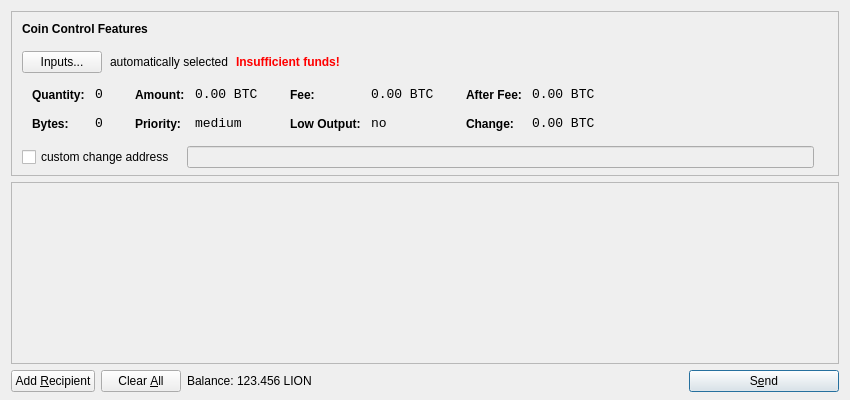
<?xml version="1.0" encoding="UTF-8"?>
<ui version="4.0">
 <class>SendCoinsDialog</class>
 <widget class="QDialog" name="SendCoinsDialog">
  <property name="geometry">
   <rect>
    <x>0</x>
    <y>0</y>
    <width>850</width>
    <height>400</height>
   </rect>
  </property>
  <property name="windowTitle">
   <string>Send Coins</string>
  </property>
  <layout class="QVBoxLayout" name="verticalLayout" stretch="0,1,0">
   <property name="bottomMargin">
    <number>8</number>
   </property>
   <item>
    <widget class="QFrame" name="frameCoinControl">
     <property name="sizePolicy">
      <sizepolicy hsizetype="Expanding" vsizetype="Expanding">
       <horstretch>0</horstretch>
       <verstretch>0</verstretch>
      </sizepolicy>
     </property>
     <property name="maximumSize">
      <size>
       <width>16777215</width>
       <height>16777215</height>
      </size>
     </property>
     <property name="frameShape">
      <enum>QFrame::StyledPanel</enum>
     </property>
     <property name="frameShadow">
      <enum>QFrame::Sunken</enum>
     </property>
     <layout class="QVBoxLayout" name="verticalLayoutCoinControl2">
      <property name="spacing">
       <number>-1</number>
      </property>
      <property name="leftMargin">
       <number>0</number>
      </property>
      <property name="topMargin">
       <number>0</number>
      </property>
      <property name="rightMargin">
       <number>0</number>
      </property>
      <property name="bottomMargin">
       <number>6</number>
      </property>
      <item>
       <layout class="QVBoxLayout" name="verticalLayoutCoinControl" stretch="0,0,0,0,1">
        <property name="spacing">
         <number>0</number>
        </property>
        <property name="leftMargin">
         <number>10</number>
        </property>
        <property name="topMargin">
         <number>10</number>
        </property>
        <item>
         <layout class="QHBoxLayout" name="horizontalLayoutCoinControl1">
          <property name="bottomMargin">
           <number>15</number>
          </property>
          <item>
           <widget class="QLabel" name="labelCoinControlFeatures">
            <property name="sizePolicy">
             <sizepolicy hsizetype="Preferred" vsizetype="Maximum">
              <horstretch>0</horstretch>
              <verstretch>0</verstretch>
             </sizepolicy>
            </property>
            <property name="font">
             <font>
              <weight>75</weight>
              <bold>true</bold>
             </font>
            </property>
            <property name="styleSheet">
             <string notr="true">font-weight:bold;</string>
            </property>
            <property name="text">
             <string>Coin Control Features</string>
            </property>
           </widget>
          </item>
         </layout>
        </item>
        <item>
         <layout class="QHBoxLayout" name="horizontalLayoutCoinControl2" stretch="0,0,0,0">
          <property name="spacing">
           <number>8</number>
          </property>
          <property name="bottomMargin">
           <number>10</number>
          </property>
          <item>
           <widget class="QPushButton" name="pushButtonCoinControl">
            <property name="styleSheet">
             <string notr="true"/>
            </property>
            <property name="text">
             <string>Inputs...</string>
            </property>
           </widget>
          </item>
          <item>
           <widget class="QLabel" name="labelCoinControlAutomaticallySelected">
            <property name="text">
             <string>automatically selected</string>
            </property>
            <property name="margin">
             <number>5</number>
            </property>
           </widget>
          </item>
          <item>
           <widget class="QLabel" name="labelCoinControlInsuffFunds">
            <property name="font">
             <font>
              <weight>75</weight>
              <bold>true</bold>
             </font>
            </property>
            <property name="styleSheet">
             <string notr="true">color:red;font-weight:bold;</string>
            </property>
            <property name="text">
             <string>Insufficient funds!</string>
            </property>
            <property name="margin">
             <number>5</number>
            </property>
           </widget>
          </item>
          <item>
           <spacer name="horizontalSpacerCoinControl">
            <property name="orientation">
             <enum>Qt::Horizontal</enum>
            </property>
            <property name="sizeHint" stdset="0">
             <size>
              <width>40</width>
              <height>1</height>
             </size>
            </property>
           </spacer>
          </item>
         </layout>
        </item>
        <item>
         <widget class="QWidget" name="widgetCoinControl" native="true">
          <property name="sizePolicy">
           <sizepolicy hsizetype="Preferred" vsizetype="Preferred">
            <horstretch>0</horstretch>
            <verstretch>0</verstretch>
           </sizepolicy>
          </property>
          <property name="minimumSize">
           <size>
            <width>0</width>
            <height>0</height>
           </size>
          </property>
          <property name="styleSheet">
           <string notr="true"/>
          </property>
          <layout class="QHBoxLayout" name="horizontalLayoutCoinControl5">
           <property name="margin">
            <number>0</number>
           </property>
           <item>
            <layout class="QHBoxLayout" name="horizontalLayoutCoinControl3" stretch="0,0,0,1">
             <property name="spacing">
              <number>20</number>
             </property>
             <property name="topMargin">
              <number>0</number>
             </property>
             <property name="bottomMargin">
              <number>10</number>
             </property>
             <item>
              <layout class="QFormLayout" name="formLayoutCoinControl1">
               <property name="horizontalSpacing">
                <number>10</number>
               </property>
               <property name="verticalSpacing">
                <number>14</number>
               </property>
               <property name="leftMargin">
                <number>10</number>
               </property>
               <property name="topMargin">
                <number>4</number>
               </property>
               <property name="rightMargin">
                <number>6</number>
               </property>
               <item row="0" column="0">
                <widget class="QLabel" name="labelCoinControlQuantityText">
                 <property name="styleSheet">
                  <string notr="true">font-weight:bold;</string>
                 </property>
                 <property name="text">
                  <string>Quantity:</string>
                 </property>
                 <property name="margin">
                  <number>0</number>
                 </property>
                </widget>
               </item>
               <item row="0" column="1">
                <widget class="QLabel" name="labelCoinControlQuantity">
                 <property name="font">
                  <font>
                   <family>Monospace</family>
                   <pointsize>10</pointsize>
                  </font>
                 </property>
                 <property name="cursor">
                  <cursorShape>IBeamCursor</cursorShape>
                 </property>
                 <property name="contextMenuPolicy">
                  <enum>Qt::ActionsContextMenu</enum>
                 </property>
                 <property name="text">
                  <string notr="true">0</string>
                 </property>
                 <property name="margin">
                  <number>0</number>
                 </property>
                 <property name="textInteractionFlags">
                  <set>Qt::LinksAccessibleByMouse|Qt::TextSelectableByKeyboard|Qt::TextSelectableByMouse</set>
                 </property>
                </widget>
               </item>
               <item row="1" column="0">
                <widget class="QLabel" name="labelCoinControlBytesText">
                 <property name="styleSheet">
                  <string notr="true">font-weight:bold;</string>
                 </property>
                 <property name="text">
                  <string>Bytes:</string>
                 </property>
                </widget>
               </item>
               <item row="1" column="1">
                <widget class="QLabel" name="labelCoinControlBytes">
                 <property name="font">
                  <font>
                   <family>Monospace</family>
                   <pointsize>10</pointsize>
                  </font>
                 </property>
                 <property name="cursor">
                  <cursorShape>IBeamCursor</cursorShape>
                 </property>
                 <property name="contextMenuPolicy">
                  <enum>Qt::ActionsContextMenu</enum>
                 </property>
                 <property name="text">
                  <string notr="true">0</string>
                 </property>
                 <property name="textInteractionFlags">
                  <set>Qt::LinksAccessibleByMouse|Qt::TextSelectableByKeyboard|Qt::TextSelectableByMouse</set>
                 </property>
                </widget>
               </item>
              </layout>
             </item>
             <item>
              <layout class="QFormLayout" name="formLayoutCoinControl2">
               <property name="horizontalSpacing">
                <number>10</number>
               </property>
               <property name="verticalSpacing">
                <number>14</number>
               </property>
               <property name="leftMargin">
                <number>6</number>
               </property>
               <property name="topMargin">
                <number>4</number>
               </property>
               <property name="rightMargin">
                <number>6</number>
               </property>
               <item row="0" column="0">
                <widget class="QLabel" name="labelCoinControlAmountText">
                 <property name="styleSheet">
                  <string notr="true">font-weight:bold;</string>
                 </property>
                 <property name="text">
                  <string>Amount:</string>
                 </property>
                 <property name="margin">
                  <number>0</number>
                 </property>
                </widget>
               </item>
               <item row="0" column="1">
                <widget class="QLabel" name="labelCoinControlAmount">
                 <property name="font">
                  <font>
                   <family>Monospace</family>
                   <pointsize>10</pointsize>
                  </font>
                 </property>
                 <property name="cursor">
                  <cursorShape>IBeamCursor</cursorShape>
                 </property>
                 <property name="contextMenuPolicy">
                  <enum>Qt::ActionsContextMenu</enum>
                 </property>
                 <property name="text">
                  <string notr="true">0.00 BTC</string>
                 </property>
                 <property name="textInteractionFlags">
                  <set>Qt::LinksAccessibleByMouse|Qt::TextSelectableByKeyboard|Qt::TextSelectableByMouse</set>
                 </property>
                </widget>
               </item>
               <item row="1" column="0">
                <widget class="QLabel" name="labelCoinControlPriorityText">
                 <property name="styleSheet">
                  <string notr="true">font-weight:bold;</string>
                 </property>
                 <property name="text">
                  <string>Priority:</string>
                 </property>
                </widget>
               </item>
               <item row="1" column="1">
                <widget class="QLabel" name="labelCoinControlPriority">
                 <property name="font">
                  <font>
                   <family>Monospace</family>
                   <pointsize>10</pointsize>
                  </font>
                 </property>
                 <property name="cursor">
                  <cursorShape>IBeamCursor</cursorShape>
                 </property>
                 <property name="contextMenuPolicy">
                  <enum>Qt::ActionsContextMenu</enum>
                 </property>
                 <property name="text">
                  <string>medium</string>
                 </property>
                 <property name="textInteractionFlags">
                  <set>Qt::LinksAccessibleByMouse|Qt::TextSelectableByKeyboard|Qt::TextSelectableByMouse</set>
                 </property>
                </widget>
               </item>
              </layout>
             </item>
             <item>
              <layout class="QFormLayout" name="formLayoutCoinControl3">
               <property name="horizontalSpacing">
                <number>10</number>
               </property>
               <property name="verticalSpacing">
                <number>14</number>
               </property>
               <property name="leftMargin">
                <number>6</number>
               </property>
               <property name="topMargin">
                <number>4</number>
               </property>
               <property name="rightMargin">
                <number>6</number>
               </property>
               <item row="0" column="0">
                <widget class="QLabel" name="labelCoinControlFeeText">
                 <property name="styleSheet">
                  <string notr="true">font-weight:bold;</string>
                 </property>
                 <property name="text">
                  <string>Fee:</string>
                 </property>
                 <property name="margin">
                  <number>0</number>
                 </property>
                </widget>
               </item>
               <item row="0" column="1">
                <widget class="QLabel" name="labelCoinControlFee">
                 <property name="font">
                  <font>
                   <family>Monospace</family>
                   <pointsize>10</pointsize>
                  </font>
                 </property>
                 <property name="cursor">
                  <cursorShape>IBeamCursor</cursorShape>
                 </property>
                 <property name="contextMenuPolicy">
                  <enum>Qt::ActionsContextMenu</enum>
                 </property>
                 <property name="text">
                  <string notr="true">0.00 BTC</string>
                 </property>
                 <property name="textInteractionFlags">
                  <set>Qt::LinksAccessibleByMouse|Qt::TextSelectableByKeyboard|Qt::TextSelectableByMouse</set>
                 </property>
                </widget>
               </item>
               <item row="1" column="0">
                <widget class="QLabel" name="labelCoinControlLowOutputText">
                 <property name="styleSheet">
                  <string notr="true">font-weight:bold;</string>
                 </property>
                 <property name="text">
                  <string>Low Output:</string>
                 </property>
                </widget>
               </item>
               <item row="1" column="1">
                <widget class="QLabel" name="labelCoinControlLowOutput">
                 <property name="font">
                  <font>
                   <family>Monospace</family>
                   <pointsize>10</pointsize>
                  </font>
                 </property>
                 <property name="cursor">
                  <cursorShape>IBeamCursor</cursorShape>
                 </property>
                 <property name="contextMenuPolicy">
                  <enum>Qt::ActionsContextMenu</enum>
                 </property>
                 <property name="text">
                  <string>no</string>
                 </property>
                 <property name="textInteractionFlags">
                  <set>Qt::LinksAccessibleByMouse|Qt::TextSelectableByKeyboard|Qt::TextSelectableByMouse</set>
                 </property>
                </widget>
               </item>
              </layout>
             </item>
             <item>
              <layout class="QFormLayout" name="formLayoutCoinControl4">
               <property name="horizontalSpacing">
                <number>10</number>
               </property>
               <property name="verticalSpacing">
                <number>14</number>
               </property>
               <property name="leftMargin">
                <number>6</number>
               </property>
               <property name="topMargin">
                <number>4</number>
               </property>
               <property name="rightMargin">
                <number>6</number>
               </property>
               <item row="0" column="0">
                <widget class="QLabel" name="labelCoinControlAfterFeeText">
                 <property name="styleSheet">
                  <string notr="true">font-weight:bold;</string>
                 </property>
                 <property name="text">
                  <string>After Fee:</string>
                 </property>
                 <property name="margin">
                  <number>0</number>
                 </property>
                </widget>
               </item>
               <item row="0" column="1">
                <widget class="QLabel" name="labelCoinControlAfterFee">
                 <property name="font">
                  <font>
                   <family>Monospace</family>
                   <pointsize>10</pointsize>
                  </font>
                 </property>
                 <property name="cursor">
                  <cursorShape>IBeamCursor</cursorShape>
                 </property>
                 <property name="contextMenuPolicy">
                  <enum>Qt::ActionsContextMenu</enum>
                 </property>
                 <property name="text">
                  <string notr="true">0.00 BTC</string>
                 </property>
                 <property name="textInteractionFlags">
                  <set>Qt::LinksAccessibleByMouse|Qt::TextSelectableByKeyboard|Qt::TextSelectableByMouse</set>
                 </property>
                </widget>
               </item>
               <item row="1" column="0">
                <widget class="QLabel" name="labelCoinControlChangeText">
                 <property name="styleSheet">
                  <string notr="true">font-weight:bold;</string>
                 </property>
                 <property name="text">
                  <string>Change:</string>
                 </property>
                </widget>
               </item>
               <item row="1" column="1">
                <widget class="QLabel" name="labelCoinControlChange">
                 <property name="font">
                  <font>
                   <family>Monospace</family>
                   <pointsize>10</pointsize>
                  </font>
                 </property>
                 <property name="cursor">
                  <cursorShape>IBeamCursor</cursorShape>
                 </property>
                 <property name="contextMenuPolicy">
                  <enum>Qt::ActionsContextMenu</enum>
                 </property>
                 <property name="text">
                  <string notr="true">0.00 BTC</string>
                 </property>
                 <property name="textInteractionFlags">
                  <set>Qt::LinksAccessibleByMouse|Qt::TextSelectableByKeyboard|Qt::TextSelectableByMouse</set>
                 </property>
                </widget>
               </item>
              </layout>
             </item>
            </layout>
           </item>
          </layout>
         </widget>
        </item>
        <item>
         <layout class="QHBoxLayout" name="horizontalLayoutCoinControl4" stretch="0,0,0">
          <property name="spacing">
           <number>12</number>
          </property>
          <property name="sizeConstraint">
           <enum>QLayout::SetDefaultConstraint</enum>
          </property>
          <property name="topMargin">
           <number>5</number>
          </property>
          <property name="rightMargin">
           <number>5</number>
          </property>
          <item>
           <widget class="QCheckBox" name="checkBoxCoinControlChange">
            <property name="text">
             <string>custom change address</string>
            </property>
           </widget>
          </item>
          <item>
           <widget class="QLineEdit" name="lineEditCoinControlChange">
            <property name="enabled">
             <bool>false</bool>
            </property>
            <property name="sizePolicy">
             <sizepolicy hsizetype="Expanding" vsizetype="Fixed">
              <horstretch>0</horstretch>
              <verstretch>0</verstretch>
             </sizepolicy>
            </property>
           </widget>
          </item>
          <item>
           <widget class="QLabel" name="labelCoinControlChangeLabel">
            <property name="sizePolicy">
             <sizepolicy hsizetype="Preferred" vsizetype="Expanding">
              <horstretch>0</horstretch>
              <verstretch>0</verstretch>
             </sizepolicy>
            </property>
            <property name="minimumSize">
             <size>
              <width>0</width>
              <height>0</height>
             </size>
            </property>
            <property name="text">
             <string/>
            </property>
            <property name="margin">
             <number>3</number>
            </property>
           </widget>
          </item>
         </layout>
        </item>
        <item>
         <spacer name="verticalSpacerCoinControl">
          <property name="orientation">
           <enum>Qt::Vertical</enum>
          </property>
          <property name="sizeHint" stdset="0">
           <size>
            <width>800</width>
            <height>1</height>
           </size>
          </property>
         </spacer>
        </item>
       </layout>
      </item>
     </layout>
    </widget>
   </item>
   <item>
    <widget class="QScrollArea" name="scrollArea">
     <property name="widgetResizable">
      <bool>true</bool>
     </property>
     <widget class="QWidget" name="scrollAreaWidgetContents">
      <property name="geometry">
       <rect>
        <x>0</x>
        <y>0</y>
        <width>830</width>
        <height>165</height>
       </rect>
      </property>
      <layout class="QVBoxLayout" name="verticalLayout_2">
       <property name="margin">
        <number>0</number>
       </property>
       <item>
        <layout class="QVBoxLayout" name="entries">
         <property name="spacing">
          <number>6</number>
         </property>
        </layout>
       </item>
       <item>
        <spacer name="verticalSpacer">
         <property name="orientation">
          <enum>Qt::Vertical</enum>
         </property>
         <property name="sizeHint" stdset="0">
          <size>
           <width>20</width>
           <height>40</height>
          </size>
         </property>
        </spacer>
       </item>
      </layout>
     </widget>
    </widget>
   </item>
   <item>
    <layout class="QHBoxLayout" name="horizontalLayout">
     <item>
      <widget class="QPushButton" name="addButton">
       <property name="toolTip">
        <string>Send to multiple recipients at once</string>
       </property>
       <property name="text">
        <string>Add &amp;Recipient</string>
       </property>
       <property name="icon">
        <iconset resource="../bitcoin.qrc">
         <normaloff>:/icons/add</normaloff>:/icons/add</iconset>
       </property>
       <property name="autoDefault">
        <bool>false</bool>
       </property>
      </widget>
     </item>
     <item>
      <widget class="QPushButton" name="clearButton">
       <property name="sizePolicy">
        <sizepolicy hsizetype="Minimum" vsizetype="Fixed">
         <horstretch>0</horstretch>
         <verstretch>0</verstretch>
        </sizepolicy>
       </property>
       <property name="toolTip">
        <string>Remove all transaction fields</string>
       </property>
       <property name="text">
        <string>Clear &amp;All</string>
       </property>
       <property name="icon">
        <iconset resource="../bitcoin.qrc">
         <normaloff>:/icons/remove</normaloff>:/icons/remove</iconset>
       </property>
       <property name="autoRepeatDelay">
        <number>300</number>
       </property>
       <property name="autoDefault">
        <bool>false</bool>
       </property>
      </widget>
     </item>
     <item>
      <layout class="QHBoxLayout" name="horizontalLayout_2">
       <property name="spacing">
        <number>3</number>
       </property>
       <item>
        <widget class="QLabel" name="label">
         <property name="text">
          <string>Balance:</string>
         </property>
        </widget>
       </item>
       <item>
        <widget class="QLabel" name="labelBalance">
         <property name="cursor">
          <cursorShape>IBeamCursor</cursorShape>
         </property>
         <property name="text">
          <string>123.456 LION</string>
         </property>
         <property name="textInteractionFlags">
          <set>Qt::LinksAccessibleByMouse|Qt::TextSelectableByKeyboard|Qt::TextSelectableByMouse</set>
         </property>
        </widget>
       </item>
      </layout>
     </item>
     <item>
      <spacer name="horizontalSpacer">
       <property name="orientation">
        <enum>Qt::Horizontal</enum>
       </property>
       <property name="sizeHint" stdset="0">
        <size>
         <width>40</width>
         <height>20</height>
        </size>
       </property>
      </spacer>
     </item>
     <item>
      <widget class="QPushButton" name="sendButton">
       <property name="minimumSize">
        <size>
         <width>150</width>
         <height>0</height>
        </size>
       </property>
       <property name="toolTip">
        <string>Confirm the send action</string>
       </property>
       <property name="text">
        <string>S&amp;end</string>
       </property>
       <property name="icon">
        <iconset resource="../bitcoin.qrc">
         <normaloff>:/icons/send</normaloff>:/icons/send</iconset>
       </property>
       <property name="default">
        <bool>true</bool>
       </property>
      </widget>
     </item>
    </layout>
   </item>
  </layout>
 </widget>
 <resources>
  <include location="../bitcoin.qrc"/>
 </resources>
 <connections/>
</ui>
